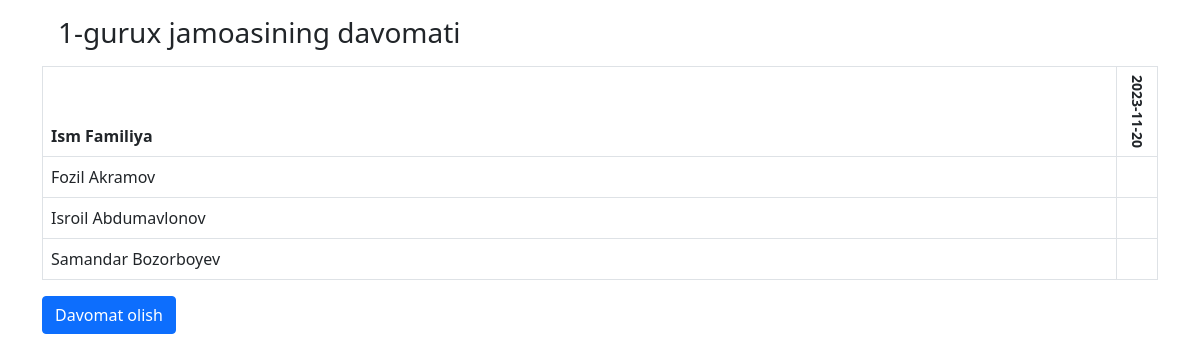
The page /1/attendance/ on the database its author committed.
### main/models.py (models this page shows, shortened)
class Team(models.Model):
    name=models.CharField(max_length=50)

class Mark(models.Model):
    attendance=models.ForeignKey(Attendance,on_delete=models.CASCADE,related_name='marks')
    worker=models.ForeignKey(Worker,on_delete=models.CASCADE,related_name="marks")
    is_attended=models.BooleanField(default=False)
    class Meta:
        unique_together=['attendance','worker']

class Attendance(models.Model):
    team=models.ForeignKey(Team,on_delete=models.CASCADE,related_name="attendances")
    date=models.DateField()  # auto_now_add=True)

class Worker(models.Model):
    first_name=models.CharField(max_length=50)
    last_name=models.CharField(max_length=50)
    position=models.CharField(max_length=70)
    team=models.ForeignKey(Team,on_delete=models.CASCADE,related_name="workers")

### main/views.py (the view)
def attendance_detail(request,team_id):
    team=Team.objects.get(id=team_id)
    is_att_taken=True if Attendance.objects.filter(date=date.today(),team=team) else False
    return render(request,"detail.html",{'team': team,"is_att_taken": is_att_taken})

### templates/detail.html (shortened to what this page needs)
{% extends "base.html" %}
{% block content %}
    {% now "Y-m-d" as today %}
    <div class="container mt-3">
        <div class=" mt-3 ">
            <h3 class="m-3" >{{team.name}} jamoasining  davomati</h3>
            <table class="table table-bordered">
                <thead>
                  <tr>
                    <th scope="col">Ism Familiya</th>
                    {% for mark in team.workers.first.marks.all %}
                    <th style="writing-mode:vertical-rl; text-orientation:mixed" >
                      {% if today == mark.attendance.date|date:"Y-m-d" %}
                      <small><a href="{% url 'update' mark.attendance.id %}">{{mark.attendance.date|date:"Y-m-d"}}</a></small>
                      {% else %}
                      <small>{{mark.attendance.date|date:"Y-m-d"}}</small>
                      {% endif %}
                    </th>
                    {% endfor %}
                  </tr>
                </thead>
                <tbody>
                    {% for worker in team.workers.all  %}
                  <tr>
                    <td>{{worker.first_name}} {{worker.last_name}}</td>
                    {% for mark in worker.marks.all  %}
                        {% if mark.is_attended %}
                            <td style="height:5px; width: 5px;" ></td>
                        {% else %}
                            <td style="height:5px; width: 5px; background-color: black;" ></td>
                        {% endif %}
                    {% endfor %}
                  </tr>
                  {% endfor %}
                </tbody>
              </table>
              {% if is_att_taken %}
                 <a href="#" class="btn btn-danger" >Davomad olib bo'lingan.</a>
              {% else %}
                  <a class="btn btn-primary" href="{% url 'take' team.id %}">Davomat olish</a>
              {% endif %}
        </div>
    </div>
{% endblock content %}

### templates/base.html (shortened to what this page needs)
<!doctype html>
<html lang="en">
  <head>
    <link href="https://cdn.jsdelivr.net/npm/bootstrap@5.0.2/dist/css/bootstrap.min.css" rel="stylesheet">
  </head>
  <body>
    {% block content %}
    {% endblock content %}
  </body>
</html>

### rows shown on the page
Team: name "1-gurux"
Mark: attendance "2023-11-20", is_attended True (drawn)
Worker: first_name "Fozil", last_name "Akramov"
Worker: first_name "Isroil", last_name "Abdumavlonov"
Mark: is_attended True (drawn)
Worker: first_name "Samandar", last_name "Bozorboyev"
Mark: is_attended True (drawn)
